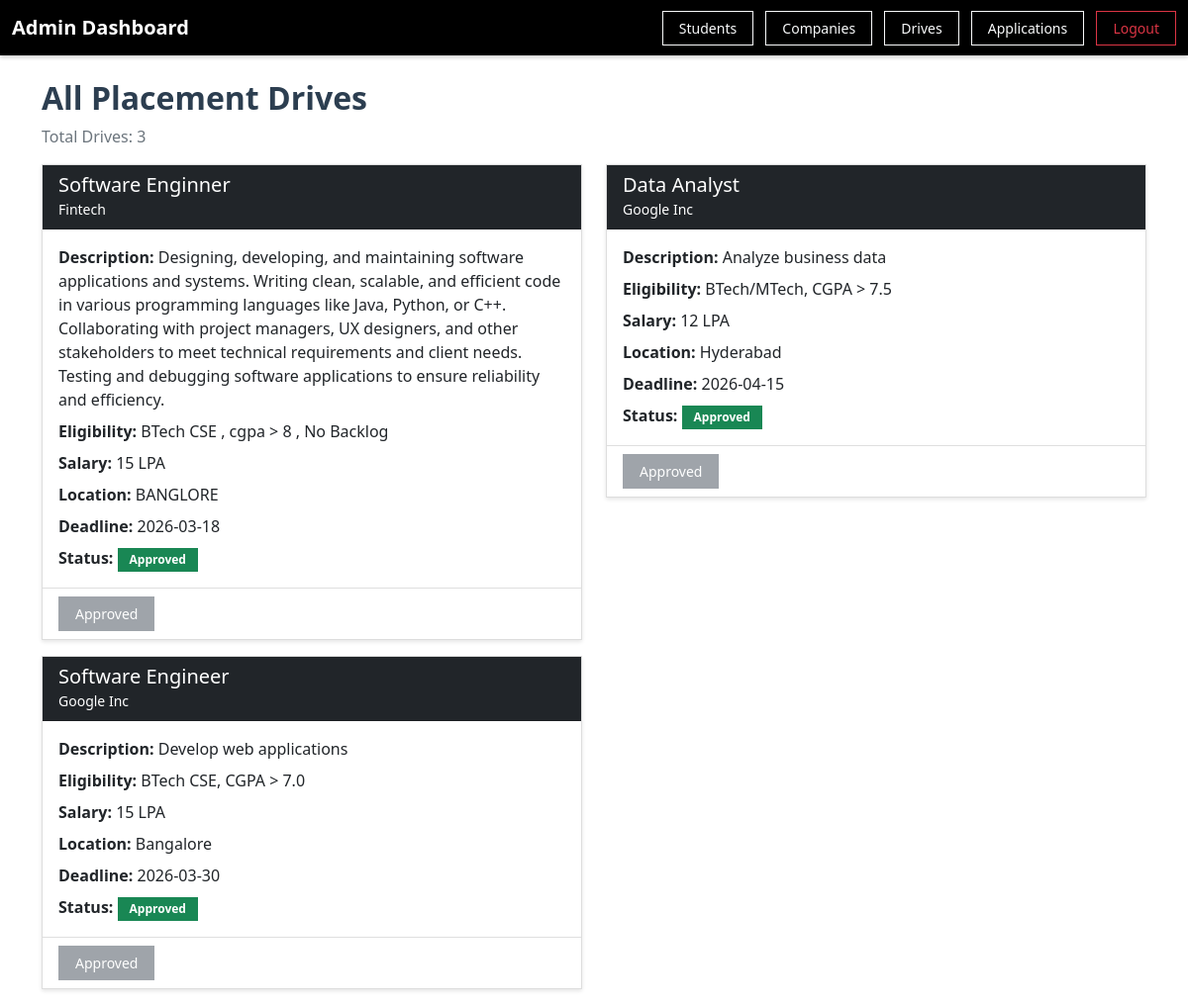
Screenshot of /admin/drives (signed in) with the database file from the repository.
### tables this page shows
CREATE TABLE placement_drives (
            id INTEGER PRIMARY KEY AUTOINCREMENT,
            company_id INTEGER NOT NULL,
            job_title TEXT NOT NULL,
            job_description TEXT,
            eligibility_criteria TEXT,
            salary TEXT,
            location TEXT,
            application_deadline DATE,
            status TEXT DEFAULT 'pending',
            created_at TIMESTAMP DEFAULT CURRENT_TIMESTAMP,
            FOREIGN KEY (company_id) REFERENCES companies(id)
        );

CREATE TABLE companies (
            id INTEGER PRIMARY KEY AUTOINCREMENT,
            user_id INTEGER NOT NULL,
            company_name TEXT NOT NULL,
            hr_name TEXT,
            hr_contact TEXT,
            website TEXT,
            approval_status TEXT DEFAULT 'pending',
            created_at TIMESTAMP DEFAULT CURRENT_TIMESTAMP,
            FOREIGN KEY (user_id) REFERENCES users(id)
        );

### app.py (the view)
@app.route('/admin/drives')
def admin_drives():
    if 'user_id' not in session or session.get('role') != 'admin':
        flash('Please login as admin first!', 'danger')
        return redirect(url_for('login'))
    conn = get_db()
    cursor = conn.cursor()
    cursor.execute('''
        SELECT placement_drives.id, placement_drives.job_title,
               placement_drives.job_description, placement_drives.eligibility_criteria,
               placement_drives.salary, placement_drives.location,
               placement_drives.application_deadline, placement_drives.status,
               companies.company_name
        FROM placement_drives
        JOIN companies ON placement_drives.company_id = companies.id
        ORDER BY placement_drives.id DESC
    ''')
    drives = cursor.fetchall()
    conn.close()
    return render_template('admin_drives.html', drives=drives)

### app.py (called while the page is built)
def get_db():
    conn = sqlite3.connect(DATABASE)
    conn.row_factory = sqlite3.Row
    return conn

### templates/admin_drives.html (shortened to what this page needs)
<!DOCTYPE html>
<html>
<head>
    <link href="https://cdn.jsdelivr.net/npm/bootstrap@5.1.3/dist/css/bootstrap.min.css" rel="stylesheet">
</head>
<body>
    <nav class="navbar navbar-dark">
        <div class="container-fluid">
            <a class="navbar-brand fs-5 fw-bold" href="/admin/dashboard"> Admin Dashboard</a>
            <div>
                <a href="/admin/students" class="btn btn-outline-light btn-sm me-2">Students</a>
                <a href="/admin/companies" class="btn btn-outline-light btn-sm me-2">Companies</a>
                <a href="/admin/drives" class="btn btn-outline-light btn-sm me-2">Drives</a>
                <a href="/admin/applications" class="btn btn-outline-light btn-sm me-2">Applications</a>
                <a href="/logout" class="btn btn-outline-danger btn-sm">Logout</a>
            </div>
        </div>
    </nav>
    <div class="container mt-4">
        <h2>All Placement Drives</h2>
        <p class="text-muted">Total Drives: {{ drives|length }}</p>
        <div class="row">
            {% if drives %}
                {% for drive in drives %}
                <div class="col-md-6 mb-3">
                    <div class="card">
                        <div class="card-header bg-dark text-white">
                            <h5 class="mb-0">{{ drive.job_title }}</h5>
                            <small>{{ drive.company_name }}</small>
                        </div>
                        <div class="card-body">
                            <p class="mb-2"><strong>Description:</strong> {{ drive.job_description }}</p>
                            <p class="mb-2"><strong>Eligibility:</strong> {{ drive.eligibility_criteria }}</p>
                            <p class="mb-2"><strong>Salary:</strong> {{ drive.salary }}</p>
                            <p class="mb-2"><strong>Location:</strong> {{ drive.location }}</p>
                            <p class="mb-2"><strong>Deadline:</strong> {{ drive.application_deadline }}</p>
                            <p class="mb-0"><strong>Status:</strong>
                                {% if drive.status == 'approved' %}
                                    <span class="badge bg-success">Approved</span>
                                {% elif drive.status == 'rejected' %}
                                    <span class="badge bg-danger">Rejected</span>
                                {% elif drive.status == 'closed' %}
                                    <span class="badge bg-secondary">Closed</span>
                                {% else %}
                                    <span class="badge bg-warning text-dark">Pending</span>
                                {% endif %}
                            </p>
                        </div>
                        <div class="card-footer bg-white">
                            {% if drive.status == 'pending' %}
                                <a href="/admin/approve-drive/{{ drive.id }}" class="btn btn-sm btn-success me-2">Approve</a>
                                <a href="/admin/reject-drive/{{ drive.id }}" class="btn btn-sm btn-danger">Reject</a>
                            {% else %}
                                <button class="btn btn-sm btn-secondary" disabled>{{ drive.status|capitalize }}</button>
                            {% endif %}
                        </div>
                    </div>
                </div>
                {% endfor %}
            {% else %}
                <div class="col-12">
                    <div class="alert alert-info">No placement drives found</div>
                </div>
            {% endif %}
        </div>
    </div>
</body>
</html>

### templates/admin_drives.html (style rules this page uses)
body { background: #ffffff; min-height: 100vh; }
.navbar { background: #000000 !important; box-shadow: 0 2px 4px rgba(0,0,0,0.2); }
.card { border-radius: 0; border: 1px solid #ddd; box-shadow: 0 2px 4px rgba(0, 0, 0, 0.1); transition: transform 0.2s; }
.card-header { border-radius: 0 !important; }
.card-footer { border-radius: 0 !important; }
.btn { border-radius: 0; font-weight: 500; }
.btn-sm { padding: 6px 16px; }
h2 { font-weight: 700; color: #2c3e50; }
.badge { border-radius: 0; padding: 6px 12px; }

### rows the page displays
placement_drives: job_title "Software Enginner", company_name "Fintech", job_description "Designing, developing, and maintaining software applications and systems. Writing clean, scalable, and efficient code in various programming languages like Java, Python, or C++. Collaborating with project managers, UX designers, and other stakeholders to meet technical requirements and client needs. Testing and debugging software applications to ensure reliability and efficiency.", eligibility_criteria "BTech CSE , cgpa > 8 , No Backlog", salary "15 LPA", location "BANGLORE", application_deadline "2026-03-18", shows "Approved", status "Approved"
placement_drives: job_title "Data Analyst", company_name "Google Inc", job_description "Analyze business data", eligibility_criteria "BTech/MTech, CGPA > 7.5", salary "12 LPA", location "Hyderabad", application_deadline "2026-04-15", shows "Approved", status "Approved"
placement_drives: job_title "Software Engineer", company_name "Google Inc", job_description "Develop web applications", eligibility_criteria "BTech CSE, CGPA > 7.0", salary "15 LPA", location "Bangalore", application_deadline "2026-03-30", shows "Approved", status "Approved"

### other values shown
{{ drives|length }} "3"
